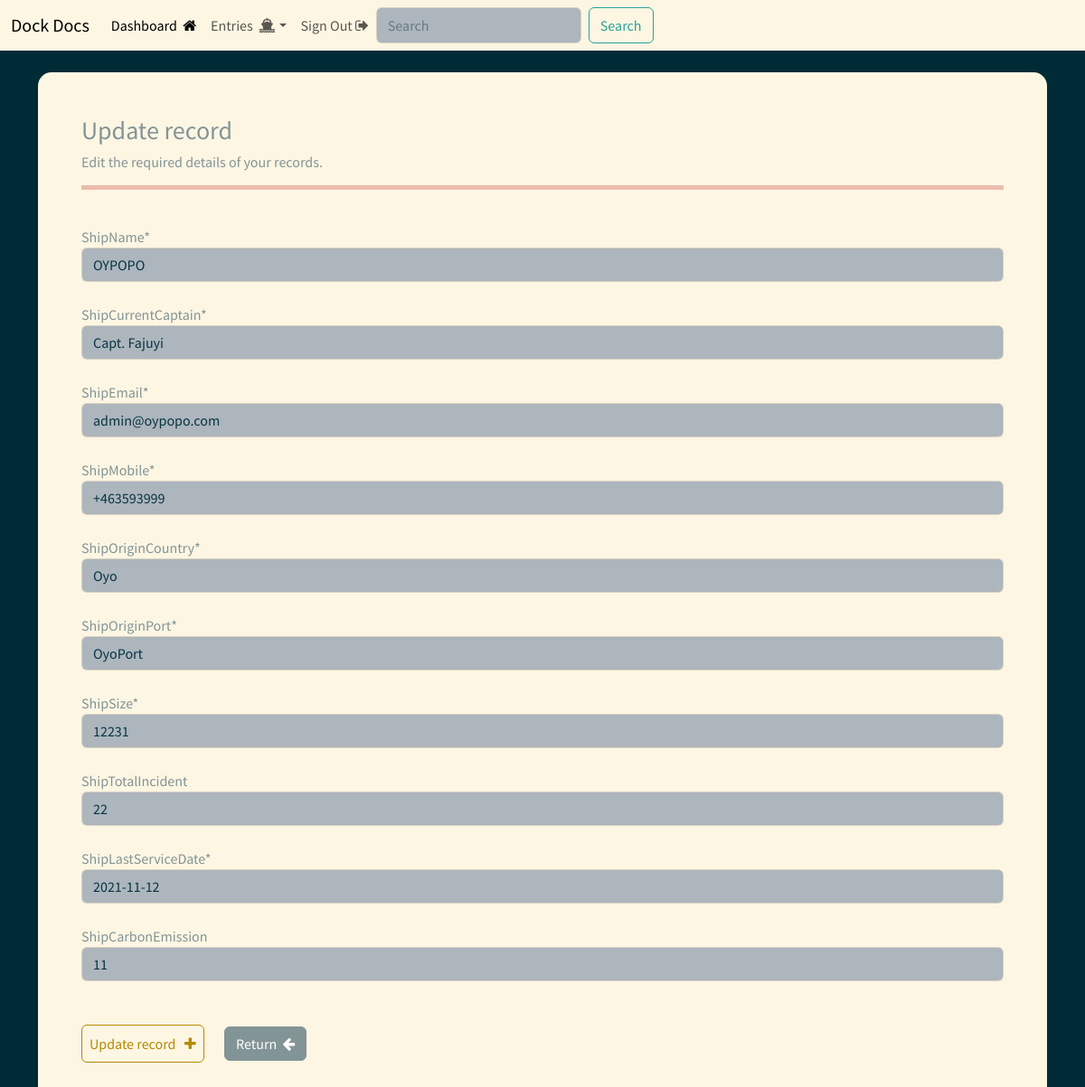
The app's page /update_entry/3 (signed in) with its own data.
### myCRMApp/models.py (models this page shows, shortened)
class ShipRecords(models.Model):
    DateCreated = models.DateTimeField(auto_now_add=True)
    ShipName = models.CharField(max_length=200)
    ShipCurrentCaptain = models.CharField(max_length=100)
    ShipEmail = models.CharField(max_length=100)
    ShipMobile  = models.CharField(max_length=100)
    ShipOriginCountry = models.CharField(max_length=100)
    ShipOriginPort = models.CharField(max_length=200)
    ShipSize = models.CharField(max_length=100)
    ShipTotalIncident = models.IntegerField(blank=True, null=True)
    ShipLastServiceDate = models.DateField()
    ShipCarbonEmission = models.IntegerField(blank=True, null=True)

### myCRMApp/views.py (the view)
# urls.py: path('update_entry/<int:pk>', views.update_entry, name="update_entry"),
@login_required(login_url='login')
def update_entry(request, pk):
    record = ShipRecords.objects.get(id=pk)
    form = UpdateEntryForm(instance=record)
    if request.method == 'POST':
        form = UpdateEntryForm(request.POST, instance=record)
        if form.is_valid():
            form.save()
            return redirect('dashboard')
    context = {'formUpdate': form}
    return render(request, 'myCRMApp/update_entry.html', context=context)

### myCRMApp/forms.py
class UpdateEntryForm(forms.ModelForm):
    class Meta:
        model =  ShipRecords
        fields = ['ShipName', 'ShipCurrentCaptain', 'ShipEmail', 'ShipMobile', 'ShipOriginCountry',
                'ShipOriginPort', 'ShipSize', 'ShipTotalIncident', 'ShipLastServiceDate', 'ShipCarbonEmission']

### myCRMApp/templates/myCRMApp/update_entry.html (shortened to what this page needs)
{% extends 'myCRMApp/base.html' %}
{% load crispy_forms_tags %}
{% block content %}
<body>
    <div class="container bg-light shadow-md p-5 FormLayout">
        <h3>Update record</h3>
        <h6>Edit the required details of your records.</h6>
        <hr>
        <br>
        <form action="" method="POST" autocomplete="on">
            {{formUpdate.ShipName|as_crispy_field}}
            <br>
            {{formUpdate.ShipCurrentCaptain|as_crispy_field}}
            <br>
            {{formUpdate.ShipEmail|as_crispy_field}}
            <br>
            {{formUpdate.ShipMobile|as_crispy_field}}
            <br>
            {{formUpdate.ShipOriginCountry|as_crispy_field}}
            <br>
            {{formUpdate.ShipOriginPort|as_crispy_field}}
            <br>
            {{formUpdate.ShipSize|as_crispy_field}}
            <br>
            {{formUpdate.ShipTotalIncident|as_crispy_field}}
            <br>
            {{formUpdate.ShipLastServiceDate|as_crispy_field}}
            <br>
            {{formUpdate.ShipCarbonEmission|as_crispy_field}}
            <br>
            <br>
            <button type="submit" class="btn btn-outline-primary btn-block p-2">Update record &nbsp; <i class="fa fa-plus"></i></button>
            <a href="{% url 'dashboard' %}" class="btn btn-secondary">Return &nbsp;<i class="fa fa-arrow-left"></i></a>
        </form>
    </div>
</body>
{% endblock %}

### static/css/main.css (style rules this page uses)
hr { height: 5px; background-color: #b80e0e; border: none; }
.FormLayout { border-radius: 15px; width: auto; }

### records on screen
ShipRecords: ShipName "OYPOPO", ShipCurrentCaptain "Capt. Fajuyi", ShipEmail "admin@oypopo.com", ShipMobile "+463593999", ShipOriginCountry "Oyo", ShipOriginPort "OyoPort", ShipSize "12231", ShipTotalIncident "22", ShipLastServiceDate "2021-11-12", ShipCarbonEmission "11"
